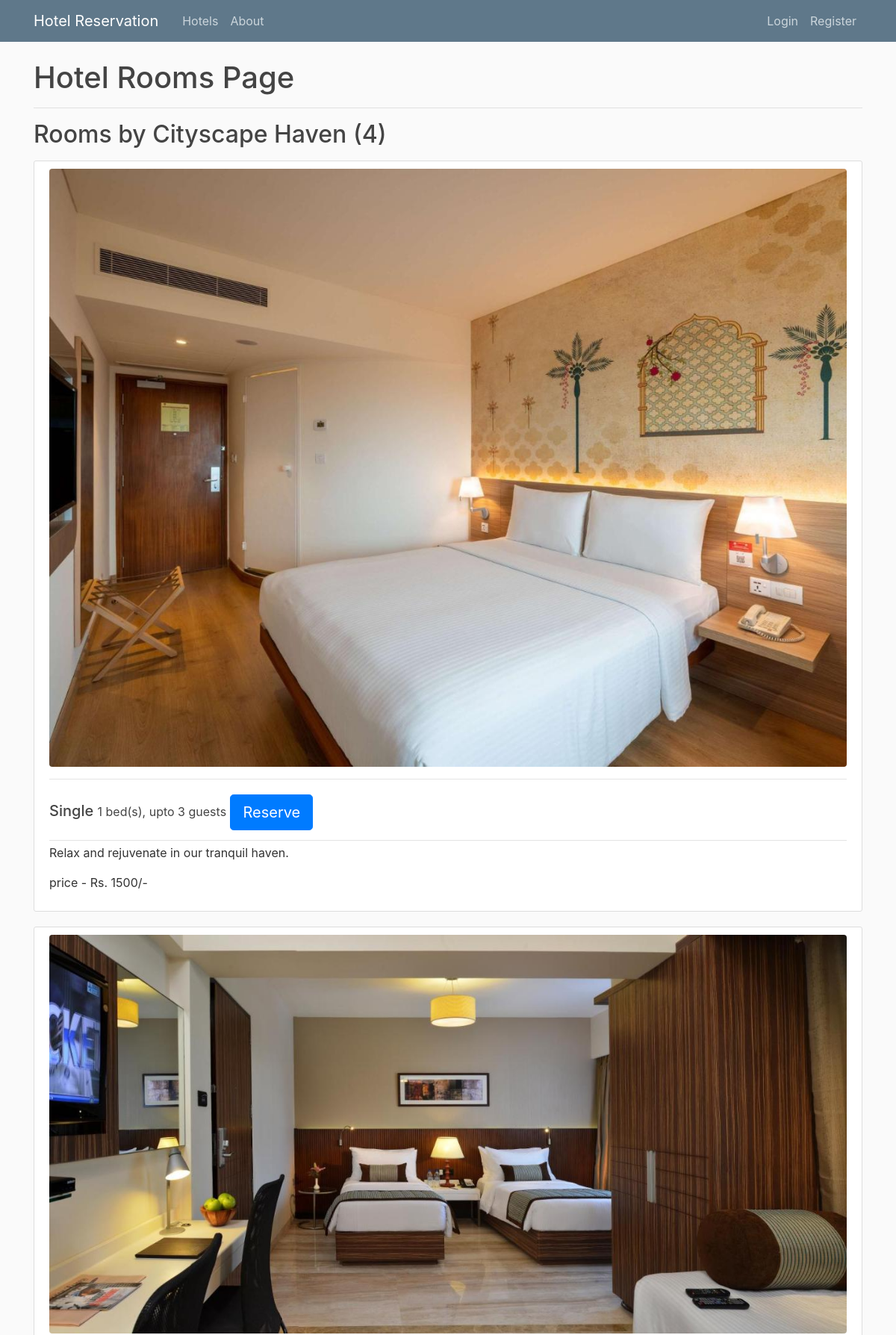
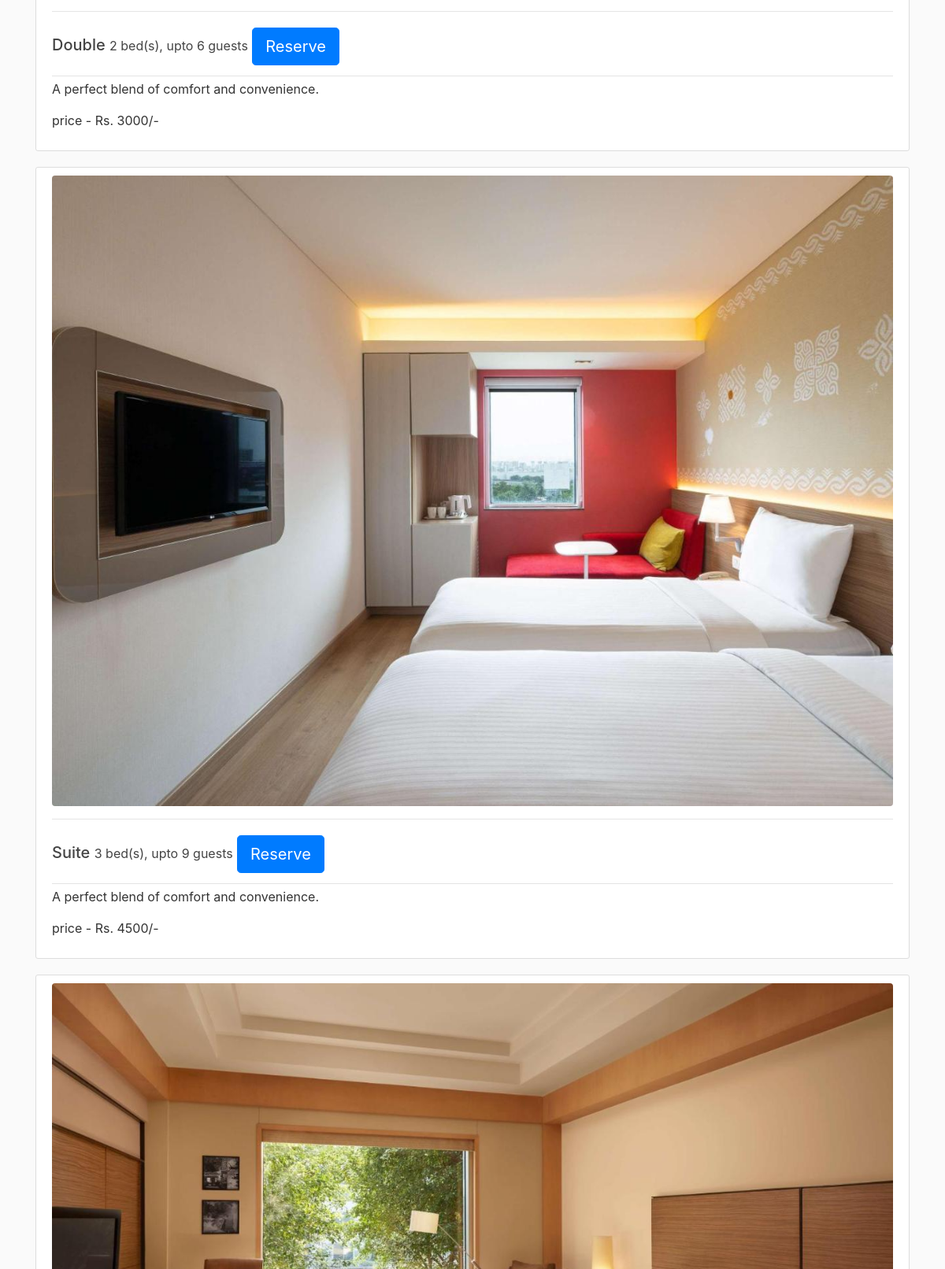
Screenshot of /hotels/1/ (upper part) with the database file from the repository (2 pictures, top to bottom).
### hotelreservation/models.py (models this page shows, shortened)
class Hotel(db.Model):
    id = db.Column(db.Integer, primary_key=True)
    name = db.Column(db.String(100), nullable=False)
    date_posted = db.Column(db.DateTime, nullable=False, default=datetime.utcnow)
    type = db.Column(db.String(20), nullable=False)
    description = db.Column(db.Text, nullable=False)
    image_file = db.Column(db.String(20), nullable=False, default="default.jpg")
    city = db.Column(db.String(50), nullable=False)
    state = db.Column(db.String(50), nullable=False)
    contact = db.Column(db.String(10), nullable=False)
    rooms = db.relationship("Room", backref="hotel", lazy=True)
    reservations = db.relationship("Reservation", backref="hotel", lazy="dynamic")

class Room(db.Model):
    id = db.Column(db.Integer, primary_key=True)
    number = db.Column(db.String(10), nullable=False)
    date_posted = db.Column(db.DateTime, nullable=False, default=datetime.utcnow)
    type = db.Column(db.String(20), nullable=False)
    description = db.Column(db.Text, nullable=False)
    image_file = db.Column(db.String(20), nullable=False, default="default.jpg")
    availability_status = db.Column(db.Boolean, nullable=False, default=True)
    price = db.Column(db.Integer, nullable=False)
    capacity = db.Column(db.Integer, nullable=False)
    hotel_id = db.Column(db.Integer, db.ForeignKey("hotel.id"), nullable=False)
    reservations = db.relationship("Reservation", backref="room", lazy="dynamic")

### hotelreservation/hotels/views.py (the view)
@hotels.route("/hotels/<int:hotel_id>/")
def hotel_rooms(hotel_id):
    page = request.args.get("page", 1, type=int)
    hotel = Hotel.query.filter_by(id=hotel_id).first_or_404()
    rooms = Room.query.filter_by(hotel=hotel).group_by(Room.type).order_by(Room.price.asc()).paginate(page=page, per_page=5)
    return render_template("hotel_rooms.html", title="Hotel Rooms", block_title="Hotel Rooms Page", rooms=rooms, hotel=hotel)

### hotelreservation/templates/hotel_rooms.html (shortened to what this page needs)
{% extends "base.html" %}
{% block content %}
    <h1>{{ block_title }}</h1><hr>
    <h2 class="mb-3">Rooms by {{ hotel.name }} ({{ rooms.total }})</h2>
    {% for room in rooms.items %}
        <article class="media content-section">
            <div class="media-body">
                <div class="image-container">
                    <a class="article-title" href="{{ url_for('rooms.room_reservations', room_id=room.id) }}">
                        <img class="img-fluid rounded" src="{{ url_for('static', filename='room_images/' + room.image_file) }}" alt="{{ room.name }}">
                    </a>
                </div><hr>
                <div class="article-metadata">
                    <h5>
                        {{ room.type }}
                        <small class="article-content">{{ room.capacity }} bed(s), upto {{ room.capacity * 3 }} guests</small>
                        <a class="btn btn-primary btn-lg mt-1 mb-1" href="{{ url_for('reservations.create_reservation', room_id=room.id) }}">Reserve</a>
                    </h5>
                </div>
                <p class="article-content">{{ room.description }}</p>
                <p class="article-content">price - Rs. {{ room.price }}/-</p>
            </div>
        </article>
    {% endfor %}
{% endblock content %}

### hotelreservation/static/main.css (style rules this page uses)
body { background: #fafafa; color: #333333; margin-top: 5rem; }
h1, h2, h3, h4, h5, h6 { color: #444444; }
.content-section { background: #ffffff; padding: 10px 20px; border: 1px solid #dddddd; border-radius: 3px; margin-bottom: 20px; }
.article-title { color: #444444; }
.article-content { white-space: pre-line; }
.article-metadata { padding-bottom: 1px; margin-bottom: 4px; border-bottom: 1px solid #e3e3e3 }

### rows the page displays
Hotel: name "Cityscape Haven"
Room: image_file (picture), type "Single", capacity "1", room.capacity*3 "3", description "Relax and rejuvenate in our tranquil haven.", price "1500"
Room: image_file (picture), type "Double", capacity "2", room.capacity*3 "6", description "A perfect blend of comfort and convenience.", price "3000"
Room: image_file (picture), type "Suite", capacity "3", room.capacity*3 "9", description "A perfect blend of comfort and convenience.", price "4500"
Room: image_file (picture)

### other values shown
{{ block_title }} "Hotel Rooms Page"
{{ rooms.total }} "4"
